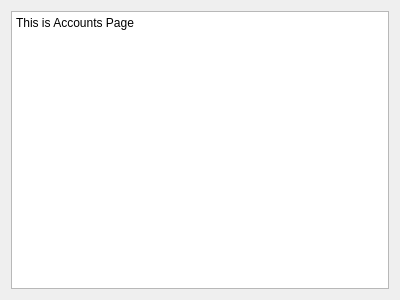
<?xml version="1.0" encoding="UTF-8"?>
<ui version="4.0">
 <class>AccountWidget</class>
 <widget class="QWidget" name="AccountWidget">
  <property name="geometry">
   <rect>
    <x>0</x>
    <y>0</y>
    <width>400</width>
    <height>300</height>
   </rect>
  </property>
  <property name="windowTitle">
   <string>Form</string>
  </property>
  <layout class="QGridLayout" name="gridLayout">
   <item row="0" column="0">
    <widget class="QTextBrowser" name="textBrowser">
     <property name="html">
      <string>&lt;!DOCTYPE HTML PUBLIC &quot;-//W3C//DTD HTML 4.0//EN&quot; &quot;http://www.w3.org/TR/REC-html40/strict.dtd&quot;&gt;
&lt;html&gt;&lt;head&gt;&lt;meta name=&quot;qrichtext&quot; content=&quot;1&quot; /&gt;&lt;meta charset=&quot;utf-8&quot; /&gt;&lt;style type=&quot;text/css&quot;&gt;
p, li { white-space: pre-wrap; }
hr { height: 1px; border-width: 0; }
li.unchecked::marker { content: &quot;\2610&quot;; }
li.checked::marker { content: &quot;\2612&quot;; }
&lt;/style&gt;&lt;/head&gt;&lt;body style=&quot; font-family:'Segoe UI'; font-size:9pt; font-weight:400; font-style:normal;&quot;&gt;
&lt;p style=&quot; margin-top:0px; margin-bottom:0px; margin-left:0px; margin-right:0px; -qt-block-indent:0; text-indent:0px;&quot;&gt;This is Accounts Page&lt;/p&gt;&lt;/body&gt;&lt;/html&gt;</string>
     </property>
    </widget>
   </item>
  </layout>
 </widget>
 <resources/>
 <connections/>
</ui>
